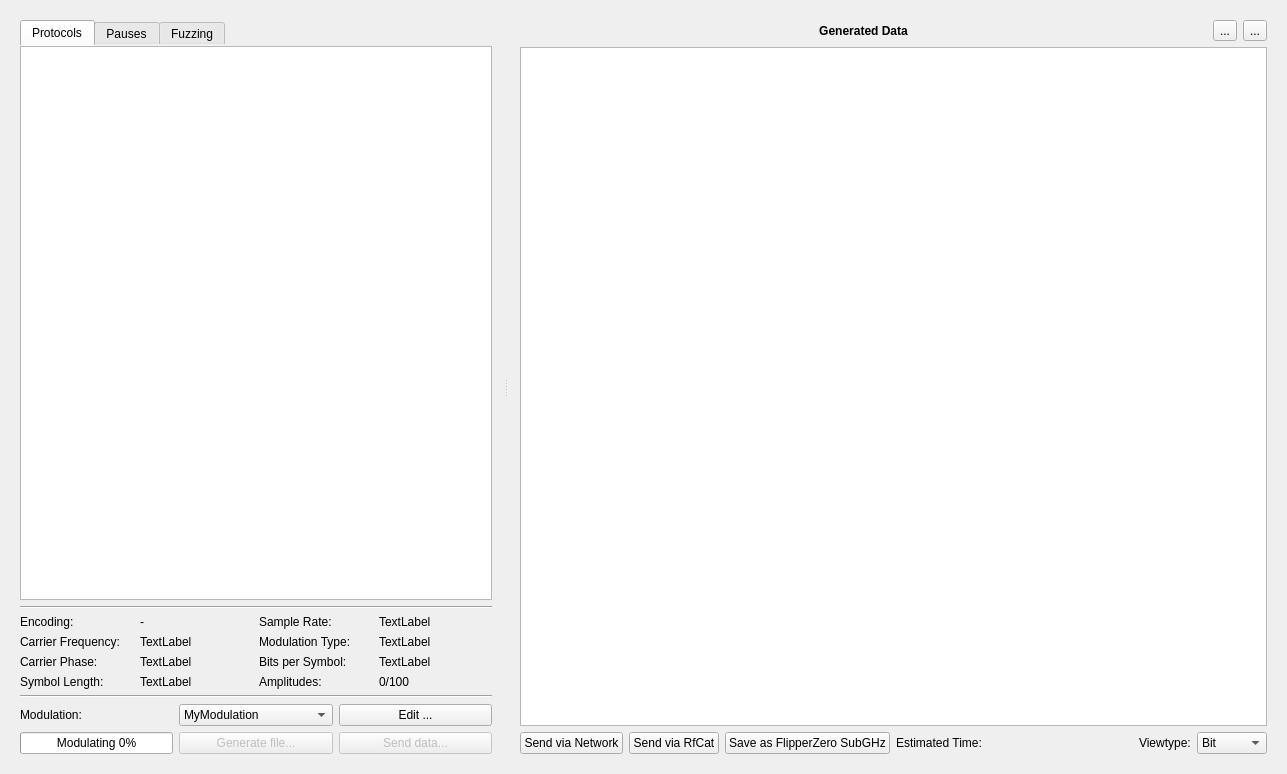
<?xml version="1.0" encoding="UTF-8"?>
<ui version="4.0">
 <class>GeneratorTab</class>
 <widget class="QWidget" name="GeneratorTab">
  <property name="geometry">
   <rect>
    <x>0</x>
    <y>0</y>
    <width>1287</width>
    <height>774</height>
   </rect>
  </property>
  <property name="windowTitle">
   <string>Form</string>
  </property>
  <layout class="QVBoxLayout" name="verticalLayout_3">
   <property name="spacing">
    <number>0</number>
   </property>
   <property name="leftMargin">
    <number>0</number>
   </property>
   <property name="topMargin">
    <number>0</number>
   </property>
   <property name="rightMargin">
    <number>0</number>
   </property>
   <property name="bottomMargin">
    <number>0</number>
   </property>
   <item>
    <widget class="QScrollArea" name="scrollArea">
     <property name="frameShape">
      <enum>QFrame::NoFrame</enum>
     </property>
     <property name="widgetResizable">
      <bool>true</bool>
     </property>
     <widget class="QWidget" name="scrollAreaWidgetContents">
      <property name="geometry">
       <rect>
        <x>0</x>
        <y>0</y>
        <width>1287</width>
        <height>774</height>
       </rect>
      </property>
      <layout class="QVBoxLayout" name="verticalLayout_2">
       <item>
        <widget class="QSplitter" name="splitter">
         <property name="styleSheet">
          <string notr="true">QSplitter::handle:horizontal {
margin: 4px 0px;
    background-color: qlineargradient(x1:0, y1:0, x2:0, y2:1, 
stop:0 rgba(255, 255, 255, 0), 
stop:0.5 rgba(100, 100, 100, 100), 
stop:1 rgba(255, 255, 255, 0));
image: url(:/icons/icons/splitter_handle_vertical.svg);
}</string>
         </property>
         <property name="orientation">
          <enum>Qt::Horizontal</enum>
         </property>
         <property name="handleWidth">
          <number>6</number>
         </property>
         <widget class="QWidget" name="layoutWidget_2">
          <layout class="QVBoxLayout" name="verticalLayout">
           <property name="leftMargin">
            <number>11</number>
           </property>
           <property name="topMargin">
            <number>11</number>
           </property>
           <property name="rightMargin">
            <number>11</number>
           </property>
           <property name="bottomMargin">
            <number>11</number>
           </property>
           <item>
            <widget class="QTabWidget" name="tabWidget">
             <property name="sizePolicy">
              <sizepolicy hsizetype="Expanding" vsizetype="Expanding">
               <horstretch>0</horstretch>
               <verstretch>0</verstretch>
              </sizepolicy>
             </property>
             <property name="styleSheet">
              <string notr="true">QTabWidget::pane { border: 0; }</string>
             </property>
             <property name="tabPosition">
              <enum>QTabWidget::North</enum>
             </property>
             <property name="tabShape">
              <enum>QTabWidget::Rounded</enum>
             </property>
             <property name="currentIndex">
              <number>0</number>
             </property>
             <widget class="QWidget" name="tab_proto">
              <attribute name="title">
               <string>Protocols</string>
              </attribute>
              <layout class="QVBoxLayout" name="verticalLayout_4">
               <property name="leftMargin">
                <number>0</number>
               </property>
               <property name="topMargin">
                <number>0</number>
               </property>
               <property name="rightMargin">
                <number>0</number>
               </property>
               <property name="bottomMargin">
                <number>0</number>
               </property>
               <item>
                <widget class="GeneratorTreeView" name="treeProtocols">
                 <property name="sizePolicy">
                  <sizepolicy hsizetype="Preferred" vsizetype="Expanding">
                   <horstretch>0</horstretch>
                   <verstretch>0</verstretch>
                  </sizepolicy>
                 </property>
                 <property name="toolTip">
                  <string>&lt;html&gt;&lt;head/&gt;&lt;body&gt;&lt;p&gt;Drag&amp;amp;Drop Protocols to the table on the right to fill the generation table.&lt;/p&gt;&lt;/body&gt;&lt;/html&gt;</string>
                 </property>
                 <attribute name="headerDefaultSectionSize">
                  <number>57</number>
                 </attribute>
                </widget>
               </item>
              </layout>
             </widget>
             <widget class="QWidget" name="tab_pauses">
              <attribute name="title">
               <string>Pauses</string>
              </attribute>
              <layout class="QGridLayout" name="gridLayout_5">
               <property name="leftMargin">
                <number>0</number>
               </property>
               <property name="topMargin">
                <number>0</number>
               </property>
               <property name="rightMargin">
                <number>0</number>
               </property>
               <property name="bottomMargin">
                <number>0</number>
               </property>
               <item row="0" column="0" colspan="2">
                <widget class="GeneratorListWidget" name="lWPauses">
                 <property name="sizePolicy">
                  <sizepolicy hsizetype="Expanding" vsizetype="Expanding">
                   <horstretch>0</horstretch>
                   <verstretch>0</verstretch>
                  </sizepolicy>
                 </property>
                 <property name="toolTip">
                  <string>&lt;html&gt;&lt;head/&gt;&lt;body&gt;&lt;p&gt;The pauses will be added automatically when you drag a protocol from the tree above to the table on the right.&lt;br/&gt;&lt;/p&gt;&lt;p&gt;You can see the &lt;span style=&quot; font-weight:600;&quot;&gt;position&lt;/span&gt; of each pause by &lt;span style=&quot; font-weight:600;&quot;&gt;selecting it&lt;/span&gt;. There will be drawn a line in the table indicating the position of the pause.&lt;br/&gt;&lt;/p&gt;&lt;p&gt;Use context menu or double click to &lt;span style=&quot; font-weight:600;&quot;&gt;edit a pauses' length&lt;/span&gt;.&lt;/p&gt;&lt;/body&gt;&lt;/html&gt;</string>
                 </property>
                 <property name="editTriggers">
                  <set>QAbstractItemView::DoubleClicked|QAbstractItemView::EditKeyPressed</set>
                 </property>
                 <property name="showDropIndicator" stdset="0">
                  <bool>false</bool>
                 </property>
                 <property name="dragDropMode">
                  <enum>QAbstractItemView::NoDragDrop</enum>
                 </property>
                </widget>
               </item>
              </layout>
             </widget>
             <widget class="QWidget" name="tab_fuzzing">
              <attribute name="title">
               <string>Fuzzing</string>
              </attribute>
              <layout class="QVBoxLayout" name="verticalLayout_9">
               <property name="spacing">
                <number>6</number>
               </property>
               <property name="leftMargin">
                <number>0</number>
               </property>
               <property name="topMargin">
                <number>0</number>
               </property>
               <property name="rightMargin">
                <number>0</number>
               </property>
               <property name="bottomMargin">
                <number>0</number>
               </property>
               <item>
                <widget class="GeneratorListView" name="listViewProtoLabels">
                 <property name="sizePolicy">
                  <sizepolicy hsizetype="Expanding" vsizetype="Expanding">
                   <horstretch>0</horstretch>
                   <verstretch>0</verstretch>
                  </sizepolicy>
                 </property>
                 <property name="editTriggers">
                  <set>QAbstractItemView::EditKeyPressed</set>
                 </property>
                </widget>
               </item>
               <item>
                <widget class="QGroupBox" name="groupBox">
                 <property name="title">
                  <string>Add fuzzing values to generated data</string>
                 </property>
                 <layout class="QHBoxLayout" name="horizontalLayout_6">
                  <item>
                   <widget class="QStackedWidget" name="stackedWidgetFuzzing">
                    <property name="sizePolicy">
                     <sizepolicy hsizetype="Preferred" vsizetype="Maximum">
                      <horstretch>0</horstretch>
                      <verstretch>0</verstretch>
                     </sizepolicy>
                    </property>
                    <property name="currentIndex">
                     <number>0</number>
                    </property>
                    <widget class="QWidget" name="pageFuzzingUI">
                     <layout class="QHBoxLayout" name="horizontalLayout_4">
                      <item>
                       <widget class="QPushButton" name="btnFuzz">
                        <property name="text">
                         <string>Fuzz</string>
                        </property>
                       </widget>
                      </item>
                      <item>
                       <widget class="QRadioButton" name="rBSuccessive">
                        <property name="toolTip">
                         <string>&lt;html&gt;&lt;head/&gt;&lt;body&gt;&lt;p&gt;For multiple labels per message the fuzzed values are inserted &lt;span style=&quot; font-weight:600;&quot;&gt;one-by-one&lt;/span&gt;.&lt;/p&gt;&lt;/body&gt;&lt;/html&gt;</string>
                        </property>
                        <property name="text">
                         <string>S&amp;uccessive</string>
                        </property>
                        <property name="checked">
                         <bool>true</bool>
                        </property>
                       </widget>
                      </item>
                      <item>
                       <widget class="QRadioButton" name="rbConcurrent">
                        <property name="toolTip">
                         <string>&lt;html&gt;&lt;head/&gt;&lt;body&gt;&lt;p&gt;For multiple labels per message the labels are fuzzed &lt;span style=&quot; font-weight:600;&quot;&gt;at the same time&lt;/span&gt;.&lt;/p&gt;&lt;/body&gt;&lt;/html&gt;</string>
                        </property>
                        <property name="text">
                         <string>&amp;Concurrent</string>
                        </property>
                       </widget>
                      </item>
                      <item>
                       <widget class="QRadioButton" name="rBExhaustive">
                        <property name="toolTip">
                         <string>&lt;html&gt;&lt;head/&gt;&lt;body&gt;&lt;p&gt;For multiple labels per message the fuzzed values are inserted in &lt;span style=&quot; font-weight:600;&quot;&gt;all possible combinations&lt;/span&gt;.&lt;/p&gt;&lt;/body&gt;&lt;/html&gt;</string>
                        </property>
                        <property name="text">
                         <string>E&amp;xhaustive</string>
                        </property>
                       </widget>
                      </item>
                     </layout>
                    </widget>
                    <widget class="QWidget" name="pageFuzzingProgressBar">
                     <layout class="QHBoxLayout" name="horizontalLayout_7">
                      <item>
                       <widget class="QProgressBar" name="progressBarFuzzing">
                        <property name="value">
                         <number>24</number>
                        </property>
                        <property name="format">
                         <string>%v/%m</string>
                        </property>
                       </widget>
                      </item>
                     </layout>
                    </widget>
                   </widget>
                  </item>
                 </layout>
                </widget>
               </item>
              </layout>
             </widget>
            </widget>
           </item>
           <item>
            <widget class="Line" name="line_2">
             <property name="orientation">
              <enum>Qt::Horizontal</enum>
             </property>
            </widget>
           </item>
           <item>
            <layout class="QGridLayout" name="gridLayout_6">
             <property name="leftMargin">
              <number>0</number>
             </property>
             <property name="rightMargin">
              <number>0</number>
             </property>
             <item row="0" column="0" colspan="3">
              <layout class="QGridLayout" name="modulationLayout_2">
               <item row="1" column="1">
                <widget class="QLabel" name="lCarrierFreqValue">
                 <property name="text">
                  <string>TextLabel</string>
                 </property>
                </widget>
               </item>
               <item row="1" column="2">
                <widget class="QLabel" name="lModType">
                 <property name="text">
                  <string>Modulation Type:</string>
                 </property>
                </widget>
               </item>
               <item row="1" column="3">
                <widget class="QLabel" name="lModTypeValue">
                 <property name="text">
                  <string>TextLabel</string>
                 </property>
                </widget>
               </item>
               <item row="2" column="0">
                <widget class="QLabel" name="label_carrier_phase">
                 <property name="text">
                  <string>Carrier Phase:</string>
                 </property>
                </widget>
               </item>
               <item row="2" column="1">
                <widget class="QLabel" name="lCarrierPhaseValue">
                 <property name="text">
                  <string>TextLabel</string>
                 </property>
                </widget>
               </item>
               <item row="3" column="0">
                <widget class="QLabel" name="lBitLength">
                 <property name="text">
                  <string>Symbol Length:</string>
                 </property>
                </widget>
               </item>
               <item row="3" column="1">
                <widget class="QLabel" name="lBitLenValue">
                 <property name="text">
                  <string>TextLabel</string>
                 </property>
                </widget>
               </item>
               <item row="0" column="0">
                <widget class="QLabel" name="lEncoding">
                 <property name="text">
                  <string>Encoding:</string>
                 </property>
                </widget>
               </item>
               <item row="0" column="1">
                <widget class="QLabel" name="lEncodingValue">
                 <property name="sizePolicy">
                  <sizepolicy hsizetype="Preferred" vsizetype="Preferred">
                   <horstretch>0</horstretch>
                   <verstretch>0</verstretch>
                  </sizepolicy>
                 </property>
                 <property name="text">
                  <string>-</string>
                 </property>
                </widget>
               </item>
               <item row="0" column="2">
                <widget class="QLabel" name="lSampleRate">
                 <property name="text">
                  <string>Sample Rate:</string>
                 </property>
                </widget>
               </item>
               <item row="0" column="3">
                <widget class="QLabel" name="lSampleRateValue">
                 <property name="text">
                  <string>TextLabel</string>
                 </property>
                </widget>
               </item>
               <item row="1" column="0">
                <widget class="QLabel" name="lCarrierFrequency">
                 <property name="text">
                  <string>Carrier Frequency:</string>
                 </property>
                </widget>
               </item>
               <item row="3" column="3">
                <widget class="ElidedLabel" name="labelParameterValues">
                 <property name="text">
                  <string>0/100</string>
                 </property>
                </widget>
               </item>
               <item row="3" column="2">
                <widget class="QLabel" name="lParamCaption">
                 <property name="text">
                  <string>Amplitudes:</string>
                 </property>
                </widget>
               </item>
               <item row="2" column="2">
                <widget class="QLabel" name="label">
                 <property name="text">
                  <string>Bits per Symbol:</string>
                 </property>
                </widget>
               </item>
               <item row="2" column="3">
                <widget class="QLabel" name="labelBitsPerSymbol">
                 <property name="text">
                  <string>TextLabel</string>
                 </property>
                </widget>
               </item>
              </layout>
             </item>
             <item row="1" column="0" colspan="3">
              <widget class="Line" name="line">
               <property name="orientation">
                <enum>Qt::Horizontal</enum>
               </property>
              </widget>
             </item>
             <item row="2" column="1">
              <widget class="QComboBox" name="cBoxModulations">
               <item>
                <property name="text">
                 <string>MyModulation</string>
                </property>
               </item>
              </widget>
             </item>
             <item row="5" column="0">
              <widget class="QProgressBar" name="prBarGeneration">
               <property name="sizePolicy">
                <sizepolicy hsizetype="Minimum" vsizetype="Fixed">
                 <horstretch>0</horstretch>
                 <verstretch>0</verstretch>
                </sizepolicy>
               </property>
               <property name="value">
                <number>0</number>
               </property>
               <property name="format">
                <string>Modulating %p%</string>
               </property>
              </widget>
             </item>
             <item row="5" column="2">
              <widget class="QPushButton" name="btnSend">
               <property name="enabled">
                <bool>false</bool>
               </property>
               <property name="text">
                <string>Send data...</string>
               </property>
               <property name="icon">
                <iconset theme="media-playback-start">
                 <normaloff>.</normaloff>.</iconset>
               </property>
              </widget>
             </item>
             <item row="2" column="2">
              <widget class="QPushButton" name="btnEditModulation">
               <property name="text">
                <string>Edit ...</string>
               </property>
              </widget>
             </item>
             <item row="2" column="0">
              <widget class="QLabel" name="lModulation">
               <property name="text">
                <string>Modulation:</string>
               </property>
              </widget>
             </item>
             <item row="5" column="1">
              <widget class="QPushButton" name="btnGenerate">
               <property name="enabled">
                <bool>false</bool>
               </property>
               <property name="toolTip">
                <string>Generate the complex file of the modulated signal, after tuning all parameters above.</string>
               </property>
               <property name="text">
                <string>Generate file...</string>
               </property>
               <property name="icon">
                <iconset theme="document-new">
                 <normaloff>.</normaloff>.</iconset>
               </property>
              </widget>
             </item>
            </layout>
           </item>
          </layout>
         </widget>
         <widget class="QWidget" name="layoutWidget">
          <layout class="QGridLayout" name="gridLayout_2">
           <property name="leftMargin">
            <number>11</number>
           </property>
           <property name="topMargin">
            <number>11</number>
           </property>
           <property name="rightMargin">
            <number>11</number>
           </property>
           <property name="bottomMargin">
            <number>11</number>
           </property>
           <item row="1" column="0" colspan="8">
            <widget class="GeneratorTableView" name="tableMessages">
             <property name="acceptDrops">
              <bool>true</bool>
             </property>
             <property name="frameShape">
              <enum>QFrame::StyledPanel</enum>
             </property>
             <property name="dragEnabled">
              <bool>false</bool>
             </property>
             <property name="dragDropOverwriteMode">
              <bool>false</bool>
             </property>
             <property name="dragDropMode">
              <enum>QAbstractItemView::DropOnly</enum>
             </property>
             <property name="defaultDropAction">
              <enum>Qt::CopyAction</enum>
             </property>
             <property name="alternatingRowColors">
              <bool>true</bool>
             </property>
             <property name="selectionBehavior">
              <enum>QAbstractItemView::SelectItems</enum>
             </property>
             <property name="verticalScrollMode">
              <enum>QAbstractItemView::ScrollPerPixel</enum>
             </property>
             <property name="horizontalScrollMode">
              <enum>QAbstractItemView::ScrollPerPixel</enum>
             </property>
             <property name="showGrid">
              <bool>false</bool>
             </property>
             <attribute name="horizontalHeaderHighlightSections">
              <bool>false</bool>
             </attribute>
             <attribute name="verticalHeaderHighlightSections">
              <bool>false</bool>
             </attribute>
            </widget>
           </item>
           <item row="2" column="0">
            <widget class="QPushButton" name="btnNetworkSDRSend">
             <property name="toolTip">
              <string>&lt;html&gt;&lt;head/&gt;&lt;body&gt;&lt;p&gt;&lt;span style=&quot; font-weight:600;&quot;&gt;Send encoded data to your external application via TCP.&lt;/span&gt;&lt;/p&gt;&lt;/body&gt;&lt;/html&gt;</string>
             </property>
             <property name="text">
              <string>Send via Network</string>
             </property>
             <property name="icon">
              <iconset theme="network-wired">
               <normaloff>.</normaloff>.</iconset>
             </property>
             <property name="checkable">
              <bool>true</bool>
             </property>
            </widget>
           </item>
           <item row="2" column="4" colspan="2">
            <spacer name="horizontalSpacer_3">
             <property name="orientation">
              <enum>Qt::Horizontal</enum>
             </property>
             <property name="sizeHint" stdset="0">
              <size>
               <width>38</width>
               <height>22</height>
              </size>
             </property>
            </spacer>
           </item>
           <item row="2" column="7">
            <widget class="QComboBox" name="cbViewType">
             <item>
              <property name="text">
               <string>Bit</string>
              </property>
             </item>
             <item>
              <property name="text">
               <string>Hex</string>
              </property>
             </item>
             <item>
              <property name="text">
               <string>ASCII</string>
              </property>
             </item>
            </widget>
           </item>
           <item row="2" column="6">
            <widget class="QLabel" name="lViewType">
             <property name="sizePolicy">
              <sizepolicy hsizetype="Fixed" vsizetype="Preferred">
               <horstretch>0</horstretch>
               <verstretch>0</verstretch>
              </sizepolicy>
             </property>
             <property name="text">
              <string>Viewtype:</string>
             </property>
            </widget>
           </item>
           <item row="2" column="1">
            <widget class="QPushButton" name="btnRfCatSend">
             <property name="toolTip">
              <string>&lt;html&gt;&lt;head/&gt;&lt;body&gt;&lt;p&gt;&lt;span style=&quot; font-weight:600;&quot;&gt;Send encoded data via RfCat. &lt;/span&gt;&lt;/p&gt;&lt;p&gt;&lt;span style=&quot; font-style:italic;&quot;&gt;Hit again for stopping the sending process. Note that you can set the number of repetitions (from 1 to infinite) in:&lt;/span&gt;&lt;/p&gt;&lt;p&gt;&lt;span style=&quot; font-style:italic;&quot;&gt;Edit-&amp;gt;Options-&amp;gt;Device-&amp;gt;'Device sending repetitions'&lt;/span&gt;&lt;/p&gt;&lt;/body&gt;&lt;/html&gt;</string>
             </property>
             <property name="text">
              <string>Send via RfCat</string>
             </property>
             <property name="icon">
              <iconset theme="network-wireless">
               <normaloff>.</normaloff>.</iconset>
             </property>
            </widget>
           </item>
           <item row="0" column="0" colspan="8">
            <layout class="QHBoxLayout" name="horizontalLayout">
             <property name="topMargin">
              <number>0</number>
             </property>
             <property name="bottomMargin">
              <number>0</number>
             </property>
             <item>
              <widget class="QLabel" name="labelGeneratedData">
               <property name="sizePolicy">
                <sizepolicy hsizetype="Preferred" vsizetype="Preferred">
                 <horstretch>0</horstretch>
                 <verstretch>0</verstretch>
                </sizepolicy>
               </property>
               <property name="font">
                <font>
                 <weight>75</weight>
                 <bold>true</bold>
                </font>
               </property>
               <property name="text">
                <string>Generated Data</string>
               </property>
               <property name="alignment">
                <set>Qt::AlignCenter</set>
               </property>
              </widget>
             </item>
             <item>
              <widget class="QToolButton" name="btnSave">
               <property name="sizePolicy">
                <sizepolicy hsizetype="Fixed" vsizetype="Preferred">
                 <horstretch>0</horstretch>
                 <verstretch>0</verstretch>
                </sizepolicy>
               </property>
               <property name="toolTip">
                <string>Save current fuzz profile.</string>
               </property>
               <property name="text">
                <string>...</string>
               </property>
               <property name="icon">
                <iconset theme="document-save">
                 <normaloff>.</normaloff>.</iconset>
               </property>
              </widget>
             </item>
             <item>
              <widget class="QToolButton" name="btnOpen">
               <property name="sizePolicy">
                <sizepolicy hsizetype="Fixed" vsizetype="Preferred">
                 <horstretch>0</horstretch>
                 <verstretch>0</verstretch>
                </sizepolicy>
               </property>
               <property name="toolTip">
                <string>Load a fuzz profile.</string>
               </property>
               <property name="text">
                <string>...</string>
               </property>
               <property name="icon">
                <iconset theme="document-open">
                 <normaloff>.</normaloff>.</iconset>
               </property>
              </widget>
             </item>
            </layout>
           </item>
           <item row="2" column="3">
            <widget class="QLabel" name="lEstimatedTime">
             <property name="toolTip">
              <string>&lt;html&gt;&lt;head/&gt;&lt;body&gt;&lt;p&gt;The estimated average time is based on the average number of bits per message and average sample rate, you set for the modulations.&lt;/p&gt;&lt;/body&gt;&lt;/html&gt;</string>
             </property>
             <property name="text">
              <string>Estimated Time: </string>
             </property>
            </widget>
           </item>
           <item row="2" column="2">
            <widget class="QPushButton" name="btnFZSave">
             <property name="text">
              <string>Save as FlipperZero SubGHz</string>
             </property>
             <property name="icon">
              <iconset theme="document-save-as"/>
             </property>
            </widget>
           </item>
          </layout>
         </widget>
        </widget>
       </item>
      </layout>
     </widget>
    </widget>
   </item>
  </layout>
 </widget>
 <customwidgets>
  <customwidget>
   <class>ElidedLabel</class>
   <extends>QLabel</extends>
   <header>urh.ui.ElidedLabel.h</header>
  </customwidget>
  <customwidget>
   <class>GeneratorTreeView</class>
   <extends>QTreeView</extends>
   <header>urh.ui.views.GeneratorTreeView.h</header>
  </customwidget>
  <customwidget>
   <class>GeneratorTableView</class>
   <extends>QTableView</extends>
   <header>urh.ui.views.GeneratorTableView.h</header>
  </customwidget>
  <customwidget>
   <class>GeneratorListWidget</class>
   <extends>QListWidget</extends>
   <header>urh.ui.GeneratorListWidget.h</header>
  </customwidget>
  <customwidget>
   <class>GeneratorListView</class>
   <extends>QListView</extends>
   <header>urh.ui.views.GeneratorListView.h</header>
  </customwidget>
 </customwidgets>
 <resources>
  <include location="urh.qrc"/>
 </resources>
 <connections/>
</ui>
